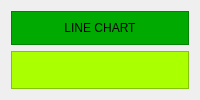
                       <widget class="QWidget" name="page_2">
                        <layout class="QVBoxLayout" name="verticalLayout_27">
                         <item>
                          <widget class="QFrame" name="frame_32">
                           <property name="styleSheet">
                            <string notr="true">background-color: rgb(0, 170, 0);</string>
                           </property>
                           <property name="frameShape">
                            <enum>QFrame::StyledPanel</enum>
                           </property>
                           <property name="frameShadow">
                            <enum>QFrame::Raised</enum>
                           </property>
                           <layout class="QVBoxLayout" name="verticalLayout_26">
                            <item alignment="Qt::AlignTop">
                             <widget class="QLabel" name="label_40">
                              <property name="text">
                               <string>LINE CHART</string>
                              </property>
                              <property name="alignment">
                               <set>Qt::AlignCenter</set>
                              </property>
                             </widget>
                            </item>
                           </layout>
                          </widget>
                         </item>
                         <item>
                          <widget class="QFrame" name="frame_31">
                           <property name="sizePolicy">
                            <sizepolicy hsizetype="Preferred" vsizetype="Expanding">
                             <horstretch>0</horstretch>
                             <verstretch>0</verstretch>
                            </sizepolicy>
                           </property>
                           <property name="styleSheet">
                            <string notr="true">
background-color: rgb(170, 255, 0);</string>
                           </property>
                           <property name="frameShape">
                            <enum>QFrame::StyledPanel</enum>
                           </property>
                           <property name="frameShadow">
                            <enum>QFrame::Raised</enum>
                           </property>
                           <layout class="QGridLayout" name="gridLayout_3"/>
                          </widget>
                         </item>
                        </layout>
                       </widget>
